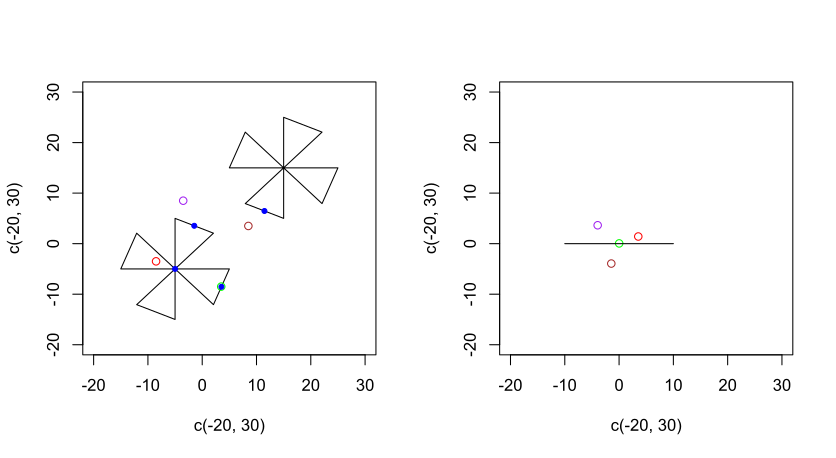

Generate this figure with R:
### Simulating ironX and DISTANCE sampling
## rm(list = ls())
### Plotting commands below
## Simple set up
xvals<-c(-5,15)
yvals<-c(-5,15)
nsegs<-8
angles<-c(-pi/4,-pi/2,-3*pi/4,0,25*pi/180,-65*pi/180,25*pi/180,-65*pi/180) ##angles of line segments to horizontal
patterndf<-data.frame(move_ironXs(ironX0,xvals,yvals,nsegs,angles)) ##dataframe of x1y1 and x2y2 line segments
sampledf<-data.frame(matrix(c(NA,8.5,3.5,1,.1,NA,3.5,-8.5,1,.1,NA,-8.5,-3.5,0,.1,NA,-3.5,8.5,1,.1),ncol=5,byrow=T))
distdf<-data.frame(pointdistanceALL(patterndf,sampledf,nsegs=8))  #measure distances d
alldf<-merge(distdf,patterndf,by=c("fignumber","segnumber"))
origindf<-rotmove(alldf)
insidepts10<-origindf[origindf$segnumber<5 &
                      abs(origindf$x.prime)<10.002999,]
                                        #select rows that have values that fall
                                        #between the 10km recce curves
                                        #x.prime needs to be less than
                                        #10.0029999
f=6 #frequency of random walk sine curve
A=0.4 #amplitude of random walk in km
w=.0029999 #half-width of sampling walk
yp10<-function(x) A*sin(x*f*pi/10) + w #lines(x,ym10(x),type="l")
ym10<-function(x) A*sin(x*f*pi/10) - w #lines(x,yp10(x),type="l")
yp10.x.prime<-yp10(insidepts10$x.prime)
ym10.x.prime<-ym10(insidepts10$x.prime)
final10<-subset(insidepts10,insidepts10[,18]>ym10(insidepts10[,17]) & insidepts10[,18]<yp10(insidepts10[,17])) #select
                                        #x y points between the 2
                                        #functions

insidepts8<-origindf[origindf$segnumber>4 &
                     abs(origindf$x.prime)<7.656669/2 ,]
                                        #x.prime needs to be less than 7.656669/2
yp8<-function(x) A*sin(x*f*pi/3.826834) + w #lines(x,ym8(x),type="l")
                                        #7.653669/2
ym8<-function(x) A*sin(x*f*pi/3.82683) - w #lines(x,yp8(x),type="l")
yp8.x.prime<-yp10(insidepts8$x.prime)
ym8.x.prime<-ym10(insidepts8$x.prime)
final8<-subset(insidepts8,insidepts8[,18]>ym8(insidepts8[,17]) & insidepts8[,18]<yp8(insidepts8[,17])) #select

xcurve<-seq(-10,10,by=.1) #sequene for plotting sin curves
plus10<-function(x) x+10  #functions to move ironX xpoints and ypoints
minus5<-function(x) x-5
plus15<-function(x) x+15

par(mfrow=c(1,2))
plot(c(-20,30),c(-20,30),type="n")
xpoints<-c(0,sqrt(50), 0,0,-sqrt(50),-10,0, -sqrt(50),  0,0,
           sqrt(50),10,0) #IronX x-coords
ypoints<-c(0,sqrt(50),10,0, sqrt(50),  0,0, -sqrt(50),-10,0,-sqrt(50), 0,0)
lines(plus15(xpoints),plus15(ypoints))
lines(minus5(xpoints),minus5(ypoints))
points(origindf[,5:6],col=c("red","purple","green","brown")) #random
                                        #sample points
points(origindf[,14:15],pch=20,col="blue")  #centerpoints of segments
                                        #associated w/ sample points
plot(c(-20,30),c(-20,30),type="n")
points(origindf[,17:18], col=c("red","purple","green","brown"))
                                        #centered and rotated sample points
lines(c(-10,10),c(0,0))  #visual reference point for horizontal
